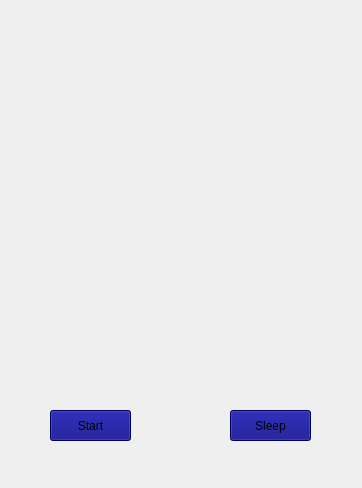
<?xml version="1.0" encoding="UTF-8"?>
<ui version="4.0">
 <class>MainWindow</class>
 <widget class="QMainWindow" name="MainWindow">
  <property name="geometry">
   <rect>
    <x>0</x>
    <y>0</y>
    <width>362</width>
    <height>488</height>
   </rect>
  </property>
  <property name="windowTitle">
   <string>MainWindow</string>
  </property>
  <widget class="QWidget" name="centralwidget">
   <widget class="QLabel" name="label">
    <property name="geometry">
     <rect>
      <x>-30</x>
      <y>-30</y>
      <width>411</width>
      <height>541</height>
     </rect>
    </property>
    <property name="text">
     <string/>
    </property>
    <property name="pixmap">
     <pixmap>back.jpg</pixmap>
    </property>
    <property name="scaledContents">
     <bool>true</bool>
    </property>
   </widget>
   <widget class="QLabel" name="label_2">
    <property name="geometry">
     <rect>
      <x>-20</x>
      <y>220</y>
      <width>411</width>
      <height>211</height>
     </rect>
    </property>
    <property name="text">
     <string/>
    </property>
    <property name="pixmap">
     <pixmap>run.gif</pixmap>
    </property>
    <property name="scaledContents">
     <bool>true</bool>
    </property>
   </widget>
   <widget class="QLabel" name="label_3">
    <property name="geometry">
     <rect>
      <x>20</x>
      <y>40</y>
      <width>321</width>
      <height>211</height>
     </rect>
    </property>
    <property name="text">
     <string/>
    </property>
    <property name="pixmap">
     <pixmap>heart.gif</pixmap>
    </property>
    <property name="scaledContents">
     <bool>true</bool>
    </property>
   </widget>
   <widget class="QLabel" name="label_4">
    <property name="geometry">
     <rect>
      <x>0</x>
      <y>0</y>
      <width>71</width>
      <height>31</height>
     </rect>
    </property>
    <property name="text">
     <string/>
    </property>
    <property name="pixmap">
     <pixmap>anik.gif</pixmap>
    </property>
    <property name="scaledContents">
     <bool>true</bool>
    </property>
   </widget>
   <widget class="QPushButton" name="pushButton">
    <property name="geometry">
     <rect>
      <x>50</x>
      <y>410</y>
      <width>81</width>
      <height>31</height>
     </rect>
    </property>
    <property name="styleSheet">
     <string notr="true">background-color: rgb(0, 0, 127);
font: 14pt &quot;Algerian&quot;;</string>
    </property>
    <property name="text">
     <string>Start</string>
    </property>
   </widget>
   <widget class="QPushButton" name="pushButton_2">
    <property name="geometry">
     <rect>
      <x>230</x>
      <y>410</y>
      <width>81</width>
      <height>31</height>
     </rect>
    </property>
    <property name="styleSheet">
     <string notr="true">background-color: rgb(0, 0, 127);
font: 14pt &quot;Algerian&quot;;</string>
    </property>
    <property name="text">
     <string>Sleep</string>
    </property>
   </widget>
  </widget>
 </widget>
 <resources/>
 <connections/>
</ui>
